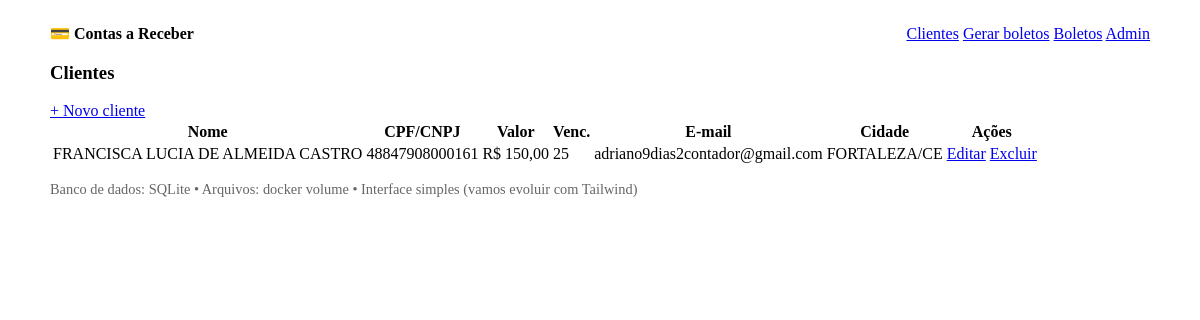
The page /clientes/ (signed in) on the database as committed earlier.
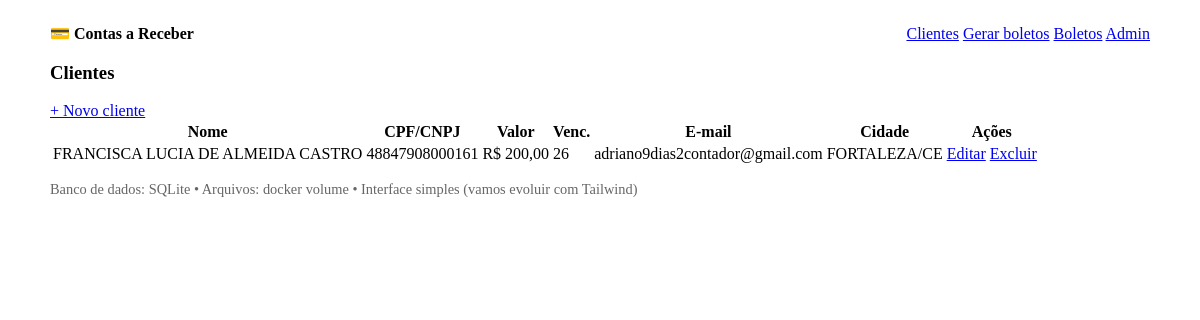
The same page on the database as committed later.
### billing/models.py (models this page shows, shortened)
class Cliente(models.Model):
    valorNominal = models.DecimalField('Valor nominal', max_digits=12, decimal_places=2)
    dataVencimento = models.PositiveSmallIntegerField('Dia do vencimento (1..31)')
    nome = models.CharField('Nome', max_length=200)
    cpfCnpj = models.CharField('CPF/CNPJ', max_length=18)
    email = models.EmailField('E-mail', blank=True)
    ddd = models.CharField('DDD', max_length=3, blank=True)
    telefone = models.CharField('Telefone', max_length=20, blank=True)
    endereco = models.CharField('Endereço', max_length=200, blank=True)
    numero = models.CharField('Número', max_length=20, blank=True)
    complemento = models.CharField('Complemento', max_length=100, blank=True)
    bairro = models.CharField('Bairro', max_length=100, blank=True)
    cidade = models.CharField('Cidade', max_length=100, blank=True)
    uf = models.CharField('UF', max_length=2, choices=UF_CHOICES, blank=True)
    cep = models.CharField('CEP', max_length=9, blank=True)

### billing/views.py (the view)
# urls.py: path("clientes/", views.clientes_list, name="clientes_list"),
@login_required
def clientes_list(request):
    clientes = Cliente.objects.all().order_by("nome")
    return render(request, "billing/clientes_list.html", {"clientes": clientes})

### templates/billing/clientes_list.html
{% extends "base.html" %}
{% block content %}
  <h3>Clientes</h3>
  <a href="{% url 'cliente_create' %}" role="button">+ Novo cliente</a>
  <table>
    <thead>
      <tr>
        <th>Nome</th><th>CPF/CNPJ</th><th>Valor</th><th>Venc.</th><th>E-mail</th><th>Cidade</th><th>Ações</th>
      </tr>
    </thead>
    <tbody>
      {% for c in clientes %}
        <tr>
          <td>{{ c.nome }}</td>
          <td>{{ c.cpfCnpj }}</td>
          <td>R$ {{ c.valorNominal }}</td>
          <td>{{ c.dataVencimento }}</td>
          <td>{{ c.email }}</td>
          <td>{{ c.cidade }}/{{ c.uf }}</td>
          <td>
            <a href="{% url 'cliente_update' c.id %}" role="button" class="secondary">Editar</a>
            <a href="{% url 'cliente_delete' c.id %}" role="button" class="contrast">Excluir</a>
          </td>
        </tr>
      {% empty %}
        <tr><td colspan="7">Nenhum cliente cadastrado.</td></tr>
      {% endfor %}
    </tbody>
  </table>
{% endblock %}

Rows that differ between the two databases and show on the page:
changed Cliente "FRANCISCA LUCIA DE ALMEIDA CASTRO": valorNominal "150,00" → "200,00"; dataVencimento "25" → "26"
